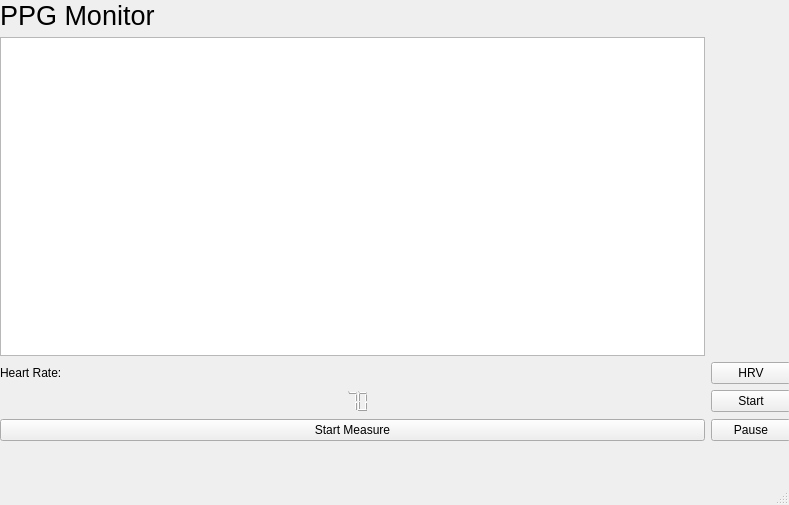
<?xml version="1.0" encoding="UTF-8"?>
<ui version="4.0">
 <class>MainWindow</class>
 <widget class="QMainWindow" name="MainWindow">
  <property name="geometry">
   <rect>
    <x>0</x>
    <y>0</y>
    <width>789</width>
    <height>505</height>
   </rect>
  </property>
  <property name="windowTitle">
   <string>MainWindow</string>
  </property>
  <widget class="QWidget" name="centralwidget">
   <widget class="QWidget" name="layoutWidget">
    <property name="geometry">
     <rect>
      <x>0</x>
      <y>0</y>
      <width>791</width>
      <height>441</height>
     </rect>
    </property>
    <layout class="QGridLayout" name="gridLayout">
     <item row="0" column="0">
      <widget class="QLabel" name="title">
       <property name="font">
        <font>
         <pointsize>20</pointsize>
        </font>
       </property>
       <property name="text">
        <string>PPG Monitor</string>
       </property>
       <property name="scaledContents">
        <bool>false</bool>
       </property>
      </widget>
     </item>
     <item row="4" column="0">
      <widget class="QLCDNumber" name="lcdNumber">
       <property name="sizePolicy">
        <sizepolicy hsizetype="Preferred" vsizetype="Preferred">
         <horstretch>0</horstretch>
         <verstretch>0</verstretch>
        </sizepolicy>
       </property>
       <property name="font">
        <font>
         <pointsize>20</pointsize>
        </font>
       </property>
       <property name="autoFillBackground">
        <bool>false</bool>
       </property>
       <property name="frameShape">
        <enum>QFrame::NoFrame</enum>
       </property>
       <property name="lineWidth">
        <number>0</number>
       </property>
       <property name="smallDecimalPoint">
        <bool>false</bool>
       </property>
       <property name="digitCount">
        <number>3</number>
       </property>
       <property name="mode">
        <enum>QLCDNumber::Dec</enum>
       </property>
       <property name="segmentStyle">
        <enum>QLCDNumber::Filled</enum>
       </property>
       <property name="value" stdset="0">
        <double>70.000000000000000</double>
       </property>
      </widget>
     </item>
     <item row="3" column="0">
      <widget class="QLabel" name="label">
       <property name="text">
        <string>Heart Rate:</string>
       </property>
      </widget>
     </item>
     <item row="1" column="0">
      <widget class="PlotWidget" name="graph"/>
     </item>
     <item row="5" column="0">
      <widget class="QPushButton" name="Start_Measure_Button">
       <property name="text">
        <string>Start Measure</string>
       </property>
      </widget>
     </item>
     <item row="5" column="2">
      <widget class="QPushButton" name="Disconnect_Button">
       <property name="text">
        <string>Pause</string>
       </property>
      </widget>
     </item>
     <item row="4" column="2">
      <widget class="QPushButton" name="connect_Button">
       <property name="text">
        <string>Start</string>
       </property>
      </widget>
     </item>
     <item row="3" column="2">
      <widget class="QPushButton" name="connect_Button_2">
       <property name="text">
        <string>HRV</string>
       </property>
      </widget>
     </item>
    </layout>
   </widget>
  </widget>
  <widget class="QMenuBar" name="menubar">
   <property name="geometry">
    <rect>
     <x>0</x>
     <y>0</y>
     <width>789</width>
     <height>26</height>
    </rect>
   </property>
  </widget>
  <widget class="QStatusBar" name="statusbar"/>
 </widget>
 <customwidgets>
  <customwidget>
   <class>PlotWidget</class>
   <extends>QGraphicsView</extends>
   <header>pyqtgraph</header>
  </customwidget>
 </customwidgets>
 <resources/>
 <connections/>
</ui>
